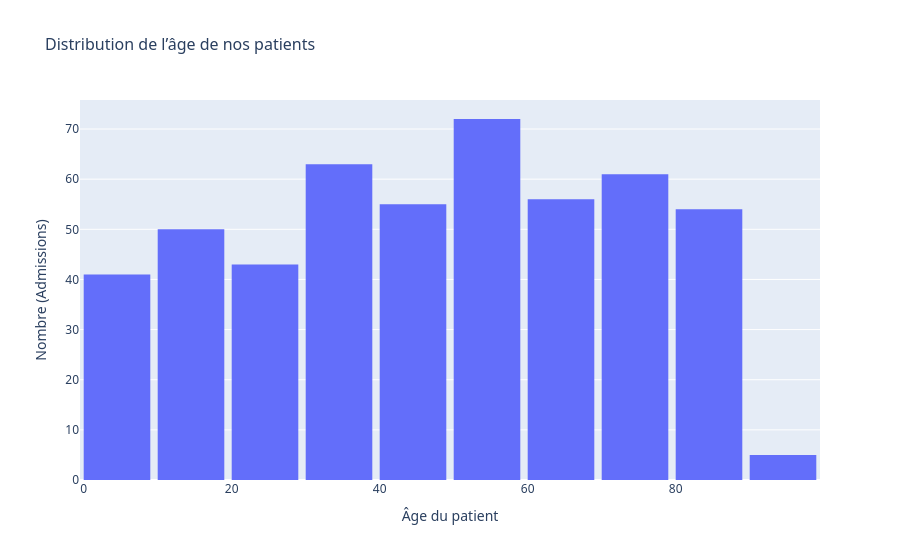

Notebook code for this chart:
### Markdown cell above
<div style="margin-top: 25px; margin-bottom: 15px; border-left: 5px solid #2980b9; background-color: #f4f7f6; padding: 12px 18px; border-radius: 0 6px 6px 0; box-shadow: 0 2px 4px rgba(0,0,0,0.02);">
    <h3 style="color: #2c3e50; margin: 0; font-family: 'Segoe UI', Tahoma, Geneva, Verdana, sans-serif; font-size: 1.15em; font-weight: 600;">2. Visualiser la distribution de l’âge des patients.</h3>
</div>

### Code cell
fig_age = px.histogram(df, x='Age', nbins=15, title="Distribution de l’âge de nos patients")
fig_age.update_layout(title_font_size=16, font_family="Segoe UI", bargap=0.1, xaxis_title="Âge du patient", yaxis_title="Nombre (Admissions)")
fig_age.show()

### Figure 1 — Plotly figure (JSON) as saved in the notebook; plotly's stock layout.template omitted (floating-point values rounded to 4 significant figures; data arrays with more than 128 entries replaced by an {"elided": "..."} marker saying what was removed)
{"data": [{"bingroup": "x", "hovertemplate": "Age=%{x}<br>count=%{y}<extra></extra>", "legendgroup": "", "marker": {"color": "#636efa", "pattern": {"shape": ""}}, "name": "", "nbinsx": 15, "orientation": "v", "showlegend": false, "type": "histogram", "x": {"elided": "500 int values"}, "xaxis": "x", "yaxis": "y"}], "layout": {"bargap": 0.1, "barmode": "relative", "font": {"family": "Segoe UI"}, "legend": {"tracegroupgap": 0}, "title": {"font": {"size": 16}, "text": "Distribution de l’âge de nos patients"}, "xaxis": {"anchor": "y", "domain": [0, 1], "title": {"text": "Âge du patient"}}, "yaxis": {"anchor": "x", "domain": [0, 1], "title": {"text": "Nombre (Admissions)"}}}}
